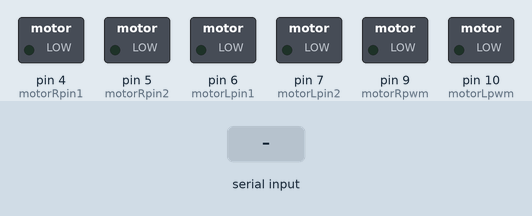
This sketch was run on a simulated Arduino Uno, built with avr-gcc and run on an emulated ATmega328P. Shown: switched loads named in the sketch (green lamp = pin HIGH). The test bench sets the inputs (shaded band).

Above: at 1.2 s.
1.3 s: "w" received over the second serial link
At 2.7 s:
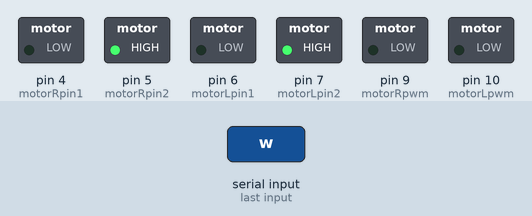
3.0 s: "d" received over the second serial link
At 4.0 s:
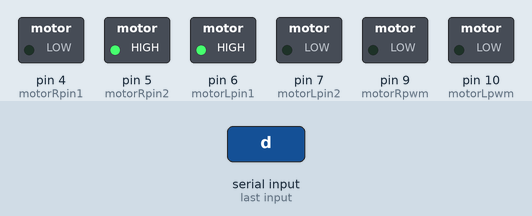
4.7 s: "s" received over the second serial link
At 5.3 s:
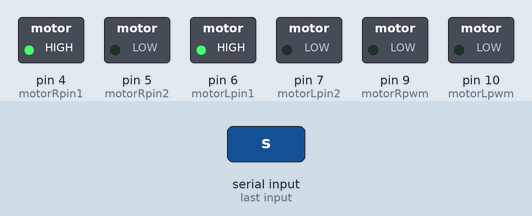
6.4 s: "a" received over the second serial link
At 7.8 s:
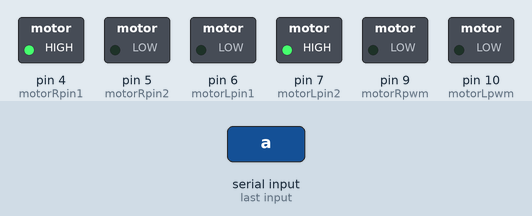
8.1 s: "W" received over the second serial link
At 8.22 s:
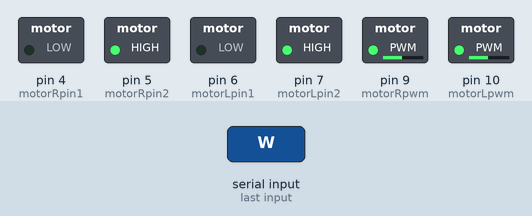
9.8 s: "D" received over the second serial link
At 9.92 s:
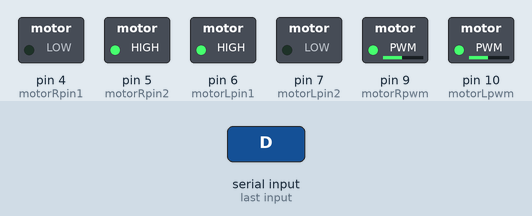
Timing chart, 0 to 12.5 s (numbered marks = the images above; inputs shaded):
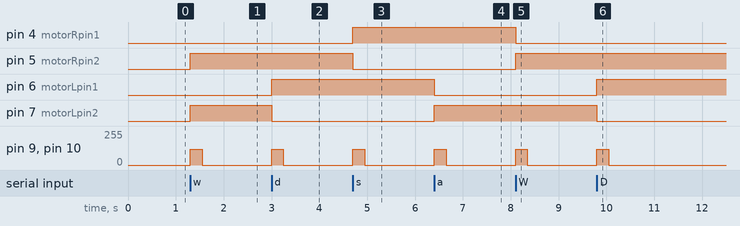

Measured:
- after the input at 1.3 s, pin 5 (motorRpin2), pin 7 (motorLpin2): LOW → HIGH at once; pin 9 (motorRpwm), pin 10 (motorLpwm): 0/255 → 120/255 at once, → 0/255 0.25 s later
- after the input at 3.0 s, pin 6 (motorLpin1): LOW → HIGH at once; pin 7 (motorLpin2): HIGH → LOW at once; pin 9 (motorRpwm), pin 10 (motorLpwm): 0/255 → 120/255 at once, → 0/255 0.25 s later
- after the input at 4.7 s, pin 4 (motorRpin1): LOW → HIGH at once; pin 5 (motorRpin2): HIGH → LOW at once; pin 9 (motorRpwm), pin 10 (motorLpwm): 0/255 → 120/255 at once, → 0/255 0.25 s later
- after the input at 6.4 s, pin 6 (motorLpin1): HIGH → LOW at once; pin 7 (motorLpin2): LOW → HIGH at once; pin 9 (motorRpwm), pin 10 (motorLpwm): 0/255 → 120/255 at once, → 0/255 0.25 s later
- after the input at 8.1 s, pin 4 (motorRpin1): HIGH → LOW at once; pin 5 (motorRpin2): LOW → HIGH at once; pin 9 (motorRpwm), pin 10 (motorLpwm): 0/255 → 120/255 at once, → 0/255 0.25 s later
- after the input at 9.8 s, pin 6 (motorLpin1): LOW → HIGH at once; pin 7 (motorLpin2): HIGH → LOW at once; pin 9 (motorRpwm), pin 10 (motorLpwm): 0/255 → 120/255 at once, → 0/255 0.25 s later

The sketch:

ed-Mobile-Robot-Controlled-Via-PC-Using-Zigbee-Communication.ino
```cpp
// SoftwareSerial is used to communicate with the XBee
#include <SoftwareSerial.h>

SoftwareSerial XBee(2, 3); // Arduino RX, TX (XBee Dout, Din)

// pins for connecting to L298N
int motorRpin1 = 4;
int motorRpin2 = 5;

int motorLpin1 = 6;
int motorLpin2 = 7;
int motorRpwm=9;
int motorLpwm=10;
char cc;

// Print Interface on the PC
void printMenu()
{
  XBee.println();
  XBee.println(F(" W : Move Forward "));
  XBee.println(F(" D: Turn Right "));
  XBee.println(F(" A: Turn Left "));
  XBee.println(F(" S: Revrese "));
  XBee.println();
}

// Reverse
void MoveBackward()
{
  //Right Wheel
  digitalWrite(motorRpin1, HIGH);
  digitalWrite(motorRpin2, LOW);
  //Left Wheel
  digitalWrite(motorLpin1, HIGH);
  digitalWrite(motorLpin2, LOW);

  //Right Wheel
  analogWrite(motorRpwm, 120); //PWM pin
  //Left Wheel
  analogWrite(motorLpwm, 120); //PWM pin

  delay(250);

  //Right Wheel
  analogWrite(motorRpwm, 0); //PWM pin
  //Left Wheel
  analogWrite(motorLpwm, 0); //PWM pin
}

// Turn Right
void MoveRight()
{
  //Right Wheel
  digitalWrite(motorRpin1, LOW);
  digitalWrite(motorRpin2, HIGH);
  //Left Wheel
  digitalWrite(motorLpin1, HIGH);
  digitalWrite(motorLpin2, LOW);

  //Right Wheel
  analogWrite(motorRpwm, 120); //PWM pin
  //Left
  analogWrite(motorLpwm, 120); //PWM pin

  delay(250);

  //Right Wheel
  analogWrite(motorRpwm, 0); //PWM pin
  //Left Wheel
  analogWrite(motorLpwm, 0); //PWM pin
}


// Turn Left
void MoveLeft()
{
  //Right Wheel
  digitalWrite(motorRpin1, HIGH);
  digitalWrite(motorRpin2, LOW);
  //Left Wheel
  digitalWrite(motorLpin1, LOW);
  digitalWrite(motorLpin2, HIGH);

  //Right Wheel
  analogWrite(motorRpwm, 120); //PWM pin
  //Left Wheel
  analogWrite(motorLpwm, 120); //PWM pin

  delay(250);

  //Right Wheel
  analogWrite(motorRpwm, 0); //PWM pin
  //Left Wheel
  analogWrite(motorLpwm, 0); //PWM pin
}

// Reverse
void MoveForward()
{

  //Right Wheel
  digitalWrite(motorRpin1, LOW);
  digitalWrite(motorRpin2, HIGH);
  //Left Wheel
  digitalWrite(motorLpin1, LOW);
  digitalWrite(motorLpin2, HIGH);

  //Right Wheel
  analogWrite(motorRpwm, 120); //PWM pin
  //Left Wheel
  analogWrite(motorLpwm, 120); //PWM pin

  delay(250);

  //Right Wheel
  analogWrite(motorRpwm, 0); //PWM pin
  //Left Wheel
  analogWrite(motorLpwm, 0); //PWM pin
}


void setup()
{
  // Zigbee Initialization
  XBee.begin(9600);
  printMenu(); // Print PC Interface

  pinMode(motorLpin1, OUTPUT);
  pinMode(motorLpin2, OUTPUT);
  pinMode(motorRpin1, OUTPUT);
  pinMode(motorRpin2, OUTPUT);

}
void loop()
{
  // Check continuously for Available Commands
  if (XBee.available())
 {
    char cc = XBee.read();
    switch (cc)
    {
    case 'w':      // If Received 'w'
    case 'W':      // or 'W'
      MoveForward(); // Move Forward
      break;
    case 'd':      // If Received 'd'
    case 'D':      // or 'D'
      MoveRight(); // Turn Right
      break;
    case 's':      // If Received 'r'
    case 'S':      // or 'R'
      MoveBackward();  // Reverse
      break;
    case 'a':      // If Received 'a'
    case 'A':      // or 'A'
      MoveLeft();  // Turn Left
      break;

    }
  }
}
```
